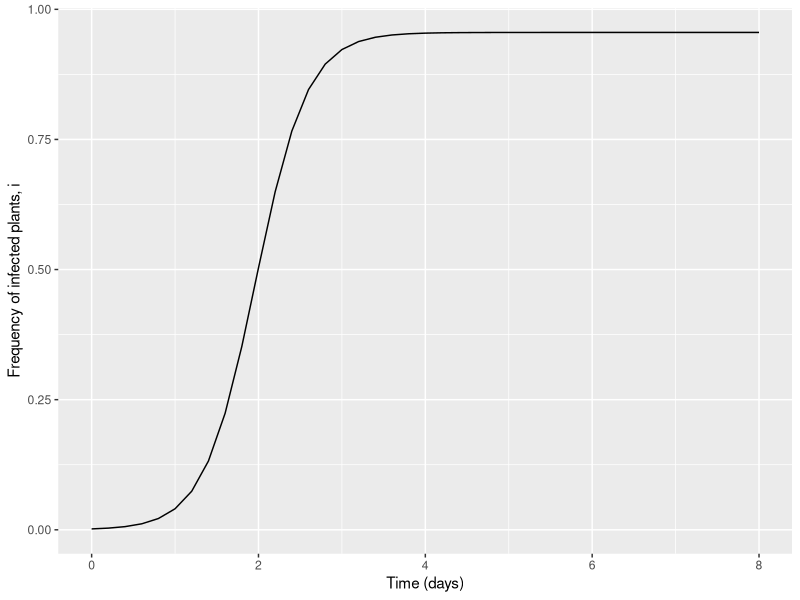
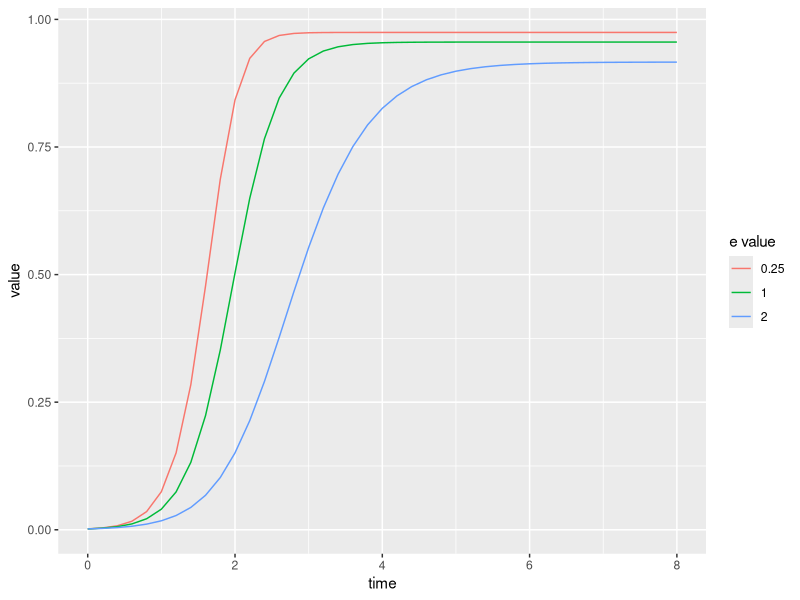
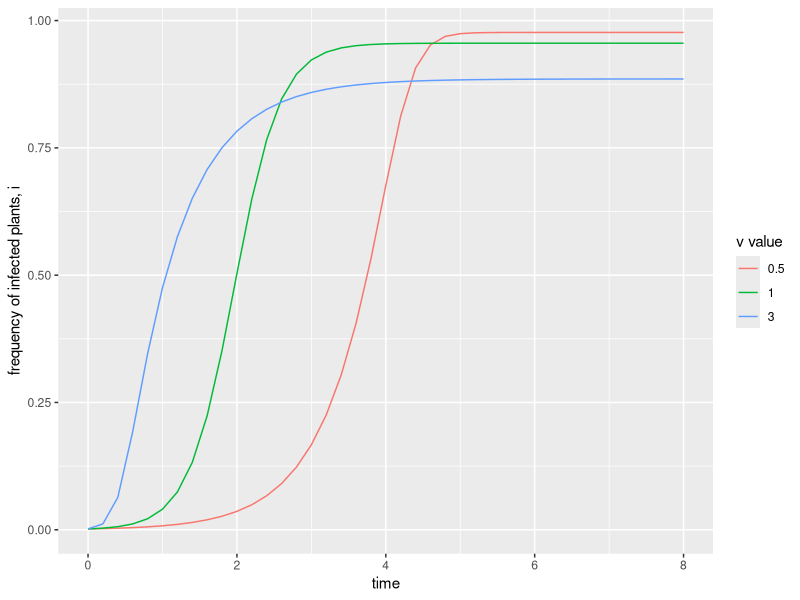

Generate these figures, in order, with R:

#######################################################################
###### RECREATION OF DETERMINISTIC MODEL BY DONNELLY ET AL. 2019 ######
#######################################################################

### This version (v2) works out the equilibrium values of As and Ai to feed into
### the equation for di/dt, removing the need for As/dt and Ai/dt equations. Note
### contains functions for use of function optim() to find equilibriums, but these
### are not utilised as a more efficient way using polyroot() was discovered after.

rm(list=ls())

# packages
library(deSolve)
library(ggplot2)
library(reshape2)
library(dplyr)

### FUNCTIONS ###

As_Ai_to_optimise <- function(aphid_pop_density, parms) {
  
  ### Function that contains the equations for As and Ai to be optimised. Will be passed to calc_A_equilibrium() 
  ### to find the equilibrium As and Ai values
  
  As <- aphid_pop_density[1]
  Ai <- aphid_pop_density[2]
  
  # define necessary parameters
  i <- parms[["i"]]
  v <- parms[["v"]]
  e <- parms[["e"]]
  a <- parms[["a"]]
  b <- parms[["b"]]
  K <- parms[["K"]]
  theta <- parms[["theta"]]
  
  # equations
  i_hat <- v*i / ((1-i) + v*i) 
  
  Fs <- (1 - i_hat) / (1 - i_hat*(1 - e)) 
  Fi <- e*i_hat / (1 - i_hat*(1 - e))
  
  # equations to be minimised
  dAs <- a*As*(1 - As/K) - b*As - theta*As*(1 - Fs) + theta*Ai*Fs*i/(1 - i)
  dAi <- a*Ai*(1 - Ai/K) - b*Ai - theta*Ai*(1 - Fi) + theta*As*Fi*(1 - i)/i
  
  return(dAs^2 + dAi^2) # return sum of squares. this way the minimum value is 0 which indicates a root (equilibrium)
}

calc_A_equilibrium_optim <- function(parms, i, n_tests) {
  
  ### Function to calculate As and Ai equilibrium by optimising As_Ai_to_optimise(). Returns vector of As
  ### then Ai value
  
  # add current value of i as a parameter
  parms["i"] <- i
  
  # run optim() many times from different starting values to find all possible equilibriums
  optim_equilibrium <- lapply(1:n_tests, function(x) round(optim(par = runif(2, min=0, max=100), 
                                                                 fn = As_Ai_to_optimise, 
                                                                 parms = parms,
                                                                 method = "L-BFGS-B")$par, 3))
  
  # filter down to unique equilibriums
  unique_equilibrium <- optim_equilibrium[!duplicated(optim_equilibrium)]
  unique_equilibrium # only equilibrium where both numbers (As and Ai) are positive = 9.5, 9.5
  
  # filter down to the positive (i.e. biologically possible) solution(s)
  find_positive_solution <- function(equil) {
    if (equil[1] > 0 && equil[2] > 0) {
      return (T)
    }
    else {
      return(F)
    }
  }
  
  positive_equilibrium <- unlist(unique_equilibrium[sapply(unique_equilibrium, find_positive_solution)==T])
  
  # check if multiple positive solutions
  if (length(positive_equilibrium) > 2) {
    # if the sum of the difference between equilibriums for As and Ai are more than 0.1 (i.e. not just a rounding)
    # issue, stop with an error
    if(sum(abs(diff(positive_equilibrium, lag = 2))) > 0.1) { 
      stop("More than 1 positive solution for As and Ai values")
    }
  }
  
  return(positive_equilibrium) # return equilibrium As and Ai values
}

calc_A_equilibrium <- function(coeff_1, coeff_2, coeff_3, coeff_4, parms, states, i_hat) {
  
  # define states
  i <- states[["i"]]
  
  # define parameters
  e <- parms[["e"]]
  a <- parms[["a"]]
  b <- parms[["b"]]
  K <- parms[["K"]]
  theta <- parms[["theta"]]
  
  # probability of settling on susceptible (Fs) and infected (Fi) plants,
  # derived from analysis of Markov chain, see Donnelly et al. 2019, Appendix S4
  Fs <- (1 - i_hat) / (1 - i_hat*(1 - e)) 
  Fi <- e*i_hat / (1 - i_hat*(1 - e))
  
  ## define coefficients 
  # (worked out by hand from dAs and dAi equations- see lab book). will give roots of Ai
  coeff_1 <- i*(a - b - theta*(1 - Fs))*(b + theta*(1 - Fi) - a)/(theta*Fi*(1 - i)) + theta*Fs*i/(1 - i)
  
  coeff_2 <- (a/K)*i*(a - b - theta*(1 - Fs))/(theta*Fi*(1 - i)) - 
    a*i^2*(b^2 + 2*b*theta*(1 - Fi) - 2*b*a + theta^2*(1 - Fi)^2 - 2*a*theta*(1 - Fi) + a^2)/(K*theta^2*(1 - i)^2*Fi^2)
  
  coeff_3 <- -(a*i^2/K)*(2*b*a + 2*a*theta*(1 - Fi) - 2*a^2)/(K*theta^2*(1 - i)^2*Fi^2)
  
  coeff_4 <- -a^3*i^2/(K^3*theta^2*(1 - i)^2*Fi^2)
  
  
  # get Ai equilibrium values
  Ai_equilibriums <- polyroot(c(0, coeff_1, coeff_2, coeff_3, coeff_4))
  
  # subset to those that have no imaginary part, then remove imaginary part (as it is 0)
  Ai_equilibriums <- Ai_equilibriums[Im(zapsmall(Ai_equilibriums)) == 0]
  Ai_equilibriums <- Re(Ai_equilibriums)
  
  # for each Ai equilibrium, calculate value of As (equation calculated manually - see lab book)
  As_equilibriums <- i*(b*Ai_equilibriums + theta*Ai_equilibriums*(1 - Fi) - a*Ai_equilibriums*(1-Ai_equilibriums/K)) / 
    (theta*Fi*(1-i))
  
  # find equilibrium where both As and Ai are positive i.e. biologically possible equilibrium
  Ai <- Ai_equilibriums[which(Ai_equilibriums > 0 & As_equilibriums > 0)]
  As <- As_equilibriums[which(Ai_equilibriums > 0 & As_equilibriums > 0)]
  
  # if multiple positive equilibriums, stop with error
  if (length(Ai) > 1 | length(As) > 1) {
    stop("multiple positive As, Ai equilibriums")
  }
  return(c(As, Ai))
}

donnelly_ode_func <- function(times, states, parms) {
  
  ### ODE function for deterministic Donnelly model, with As and Ai (aphids per healthy and infected plants 
  ### respectively) assumed to be always at equilibrium. Therefore calculates equilibrium As and Ai values 
  ### for each value of i (proportion infected plants).
  
  # STATES
  i <- states[["i"]]
  
  # PARAMETERS
  gamma <- parms[["gamma"]]
  b <- parms[["b"]]
  theta <- parms[["theta"]]
  a <- parms[["a"]]
  K <- parms[["K"]]
  H <- parms[["H"]]
  p <- parms[["p"]]
  v <- parms[["v"]]
  e <- parms[["e"]]
  w <- parms[["w"]]
  Pacq <- parms[["Pacq"]]
  Pinoc <- parms[["Pinoc"]]
  
  # DEFINE PARAMETERS NEEDED FOR STATE EQUATIONS
  
  # q = prob of surviving flight between plants (i.e. doesn't emigrate/die)
  q <- 1 - p  
  
  # i_hat = weighted frequency of infected plants, accounting for attraction towards infected plants
  # i.e. adapted version of i / (1 - i + i) = i / 1, to include v
  i_hat <- v*i / ((1-i) + v*i) 
  
  # expected number of transmissions per dispersal, 
  # derived from analysis of markov chain (see Donnelly 2019, Appendix S1)
  xi <- (q^2*Pacq*Pinoc*i_hat*(1 - e*w)*(1 - i_hat))/(p + q*w*(1 - i_hat*(1 - e)))
  

  
  # calculate equilibrium level of As and Ai for current value of i
  # = per plant aphid density on susceptible (As)  and infected (Ai) plants
  

  # 2. plug into calc_A_equilibrium function
  As_Ai <- calc_A_equilibrium(coeff_1, coeff_2, coeff_3, coeff_4, parms, states, i_hat)
  As <- As_Ai[1]
  Ai <- As_Ai[2]
  
  ### OLD WAY USING OPTIM
  # As_Ai <- calc_A_equilibrium_optim(parms, i, n_tests = 150)
  # As <- As_Ai[1] 
  # Ai <- As_Ai[2]
  
  # A = total number of aphids i.e. aphids per plant type * number of that plant type
  # i.e. S*As + I*Ai where S is number of susceptible plants and I is number of infected plants
  A <- As*(H - i*H) + Ai*(i*H)  
  
  # STATE EQUATION
  # infected plants - change in incidence of infected plants
  # = rate of aphid dispersal * mean number of transmissions - plant death
  di <- (theta*A/H)*xi - gamma*i
  
  return(list(c(di)))
}


vary_param_trajec <- function(init_states, times, parms, varied_parm_name, varied_parm_vals) {
  
  # function to run the ODE multiple times with one parameter varying, as specified by user.
  # returns data frame of all runs
  
  # initialise output data frame
  all_trajects <- data.frame(time = numeric(),
                             compartment = character(),
                             value = numeric(),
                             param_val = numeric())
  
  for (run in 1:length(varied_parm_vals)) {
    
    parms[[varied_parm_name]] <- varied_parm_vals[run]
    
    trajectory <- data.frame(ode(y = init_states, 
                                 times = times, 
                                 parms = parms, 
                                 func = donnelly_ode_func))
    
    trajectory_long <- reshape2::melt(trajectory, id.vars="time")
    
    # add the value of the varying parameter as an extra column
    trajectory_long$param_val <- rep(varied_parm_vals[run], times=nrow(trajectory_long))
    
    # add to dataframe of all trajectories
    all_trajects <- rbind(all_trajects, trajectory_long)
  }
  
  return(all_trajects)
}

#### DEFINE ALL PARAMETERS AND INITIAL STATES

## donnelly param vals:
# gamma = 20/3, # rate of recovery/death of I plants
# b = , # aphid mortality rate per day
# theta = 1, # aphid dispersal rate per day
# a = , # reproduction rate per aphid per day
# K = , # aphid reproduction limit - maximum aphids per plant (diff to donnelly_stoch_sim.R)
# H = 400, # number host plants
# p = , # aphid emigration/death rate per journey between plants
# v = 1, # infected plant attractiveness
# e = 1, # infected plant acceptability 
# w = 0.2, # feeding rate on healthy plant
# Pacq = 0.5, # chance of virus acquisition from infected plant
# Pinoc = 0.5 # chance of inoculating healthy plant
# A = 1200 ????

# parameters
parms <- c(
  gamma = 3/20, # rate of recovery/death of I plants
  b = 0.1, # aphid mortality rate per day
  theta = 1, # aphid dispersal rate per day
  a = 2, # reproduction rate per aphid per day
  K = 10, # aphid reproduction limit - maximum aphids per plant (diff to donnelly_stoch_sim.R)
  H = 600, # number host plants
  p = 0.2, # aphid emigration/death rate per journey between plants
  v = 1, # infected plant attractiveness
  e = 1, # infected plant acceptability 
  w = 0.2, # feeding rate on healthy plant
  Pacq = 0.5, # chance of virus acquisition from infected plant
  Pinoc = 0.5 # chance of inoculating healthy plant
)

#states
init_states <- c(
  i = 1/parms[["H"]] # frequency of infected plants
)

# timeframe
times <- seq(0, 8, by = 0.2)

########
# run epidemic with default parameters (as donnelly et al. 2019)
########
trajectory <- data.frame(ode(y = init_states, 
                             times = times, 
                             parms = parms, 
                             func = donnelly_ode_func))

trajectory_long <- reshape2::melt(trajectory, id.vars="time")
names(trajectory_long) <- c("time", "compartment", "number")

# plot trajectory of infected plants
plant_trajec <- ggplot(data=trajectory_long %>% filter(compartment == "i"), 
                       aes(x = time, y = number)) +
  geom_line() +
  labs(x = "Time (days)", y = "Frequency of infected plants, i")
plant_trajec

##########
# run epidemic with varying values of e and v
##########

#VARY E (plant acceptability)
e_vals <- c(0.25, 1, 2)

e_trajecs <- vary_param_trajec(init_states, times, parms, "e", e_vals)

# plot output
e_vals_plot <- ggplot(data=e_trajecs %>% filter(variable == "i"), aes(x = time, y = value, col = as.factor(param_val))) +
  geom_line() +
  labs(col = "e value")
e_vals_plot

# VARY V (plant attractiveness)
v_vals <- c(1, 3, 0.5)

v_trajecs <- vary_param_trajec(init_states, times, parms, "v", v_vals)

# plot output
v_vals_plot <- ggplot(data=v_trajecs %>% filter(variable == "i"), aes(x = time, y = value, col = as.factor(param_val))) +
  geom_line() +
  labs(col = "v value", y = "frequency of infected plants, i")
v_vals_plot
